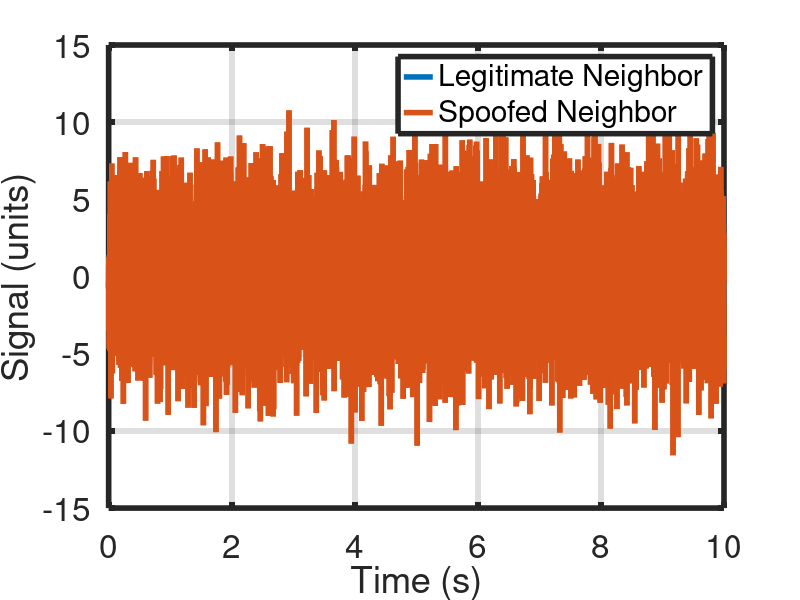

Reproduce this figure in MATLAB.
clear all; close all; clc;
dt = 0.001; 
tMax = 10;
t = (0 : dt : tMax)';
norm_max_xcorr_mag = @(x,y)(max(abs(xcorr(x,y)))/(norm(x,2)*norm(y,2)));
y1 = randn(length(t), 1);
% Spoofed neighbor fingerprint looks like delayed and amplified fingerprint
% of legitimate neighbor x. That is, y1 spoofs y2
y2 = [zeros(4,1); 3.*y1(1:length(t)-4,:)];
% adding white noise
signal_noise_ratio = 10;
y1 = awgn(y1,signal_noise_ratio,'measured');
y2 = awgn(y2,signal_noise_ratio,'measured');
disp('Signal similarity between a legitimate and spoofed neighbor fingerprints')
signal_similarity = norm_max_xcorr_mag(y1,y2)
figure;
plot(t, y1, t, y2)
grid on
xlabel('Time (s)')
ylabel('Signal (units)')
legend('Legitimate Neighbor', 'Spoofed Neighbor');
a = findobj(gcf, 'type', 'axes');
h = findobj(gcf, 'type', 'line');
set(h, 'linewidth', 4);
set(a, 'linewidth', 4);
set(a, 'FontSize', 24);

